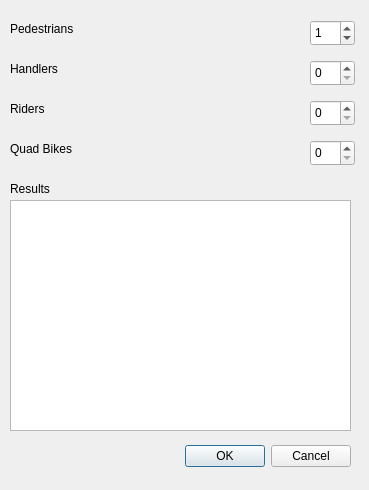
<?xml version="1.0" encoding="UTF-8"?>
<ui version="4.0">
 <class>Dialog</class>
 <widget class="QDialog" name="Dialog">
  <property name="geometry">
   <rect>
    <x>0</x>
    <y>0</y>
    <width>369</width>
    <height>490</height>
   </rect>
  </property>
  <property name="windowTitle">
   <string>Calculate Linear Search</string>
  </property>
  <widget class="QDialogButtonBox" name="buttonBox">
   <property name="geometry">
    <rect>
     <x>10</x>
     <y>440</y>
     <width>341</width>
     <height>32</height>
    </rect>
   </property>
   <property name="orientation">
    <enum>Qt::Horizontal</enum>
   </property>
   <property name="standardButtons">
    <set>QDialogButtonBox::Cancel|QDialogButtonBox::Ok</set>
   </property>
  </widget>
  <widget class="QLabel" name="labelPedestriansCount">
   <property name="geometry">
    <rect>
     <x>10</x>
     <y>20</y>
     <width>90</width>
     <height>17</height>
    </rect>
   </property>
   <property name="text">
    <string>Pedestrians</string>
   </property>
  </widget>
  <widget class="QLabel" name="labelHandlersCount">
   <property name="geometry">
    <rect>
     <x>10</x>
     <y>60</y>
     <width>90</width>
     <height>17</height>
    </rect>
   </property>
   <property name="text">
    <string>Handlers</string>
   </property>
  </widget>
  <widget class="QLabel" name="labelRidersCount">
   <property name="geometry">
    <rect>
     <x>10</x>
     <y>100</y>
     <width>90</width>
     <height>17</height>
    </rect>
   </property>
   <property name="text">
    <string>Riders</string>
   </property>
  </widget>
  <widget class="QSpinBox" name="spinBoxPedestriansCount">
   <property name="geometry">
    <rect>
     <x>310</x>
     <y>20</y>
     <width>45</width>
     <height>26</height>
    </rect>
   </property>
   <property name="value">
    <number>1</number>
   </property>
  </widget>
  <widget class="QSpinBox" name="spinBoxHandlersCount">
   <property name="geometry">
    <rect>
     <x>310</x>
     <y>60</y>
     <width>45</width>
     <height>26</height>
    </rect>
   </property>
  </widget>
  <widget class="QSpinBox" name="spinBoxRidersCount">
   <property name="geometry">
    <rect>
     <x>310</x>
     <y>100</y>
     <width>45</width>
     <height>26</height>
    </rect>
   </property>
  </widget>
  <widget class="QSpinBox" name="spinBoxQuadBikesCount">
   <property name="geometry">
    <rect>
     <x>310</x>
     <y>140</y>
     <width>45</width>
     <height>26</height>
    </rect>
   </property>
  </widget>
  <widget class="QLabel" name="labelQuadBikesCount">
   <property name="geometry">
    <rect>
     <x>10</x>
     <y>140</y>
     <width>90</width>
     <height>17</height>
    </rect>
   </property>
   <property name="text">
    <string>Quad Bikes</string>
   </property>
  </widget>
  <widget class="QPlainTextEdit" name="plainTextEditResults">
   <property name="geometry">
    <rect>
     <x>10</x>
     <y>200</y>
     <width>341</width>
     <height>231</height>
    </rect>
   </property>
  </widget>
  <widget class="QLabel" name="labelResults">
   <property name="geometry">
    <rect>
     <x>10</x>
     <y>180</y>
     <width>54</width>
     <height>17</height>
    </rect>
   </property>
   <property name="text">
    <string>Results</string>
   </property>
  </widget>
 </widget>
 <resources/>
 <connections>
  <connection>
   <sender>buttonBox</sender>
   <signal>accepted()</signal>
   <receiver>Dialog</receiver>
   <slot>accept()</slot>
   <hints>
    <hint type="sourcelabel">
     <x>248</x>
     <y>254</y>
    </hint>
    <hint type="destinationlabel">
     <x>157</x>
     <y>274</y>
    </hint>
   </hints>
  </connection>
  <connection>
   <sender>buttonBox</sender>
   <signal>rejected()</signal>
   <receiver>Dialog</receiver>
   <slot>reject()</slot>
   <hints>
    <hint type="sourcelabel">
     <x>316</x>
     <y>260</y>
    </hint>
    <hint type="destinationlabel">
     <x>286</x>
     <y>274</y>
    </hint>
   </hints>
  </connection>
 </connections>
</ui>
